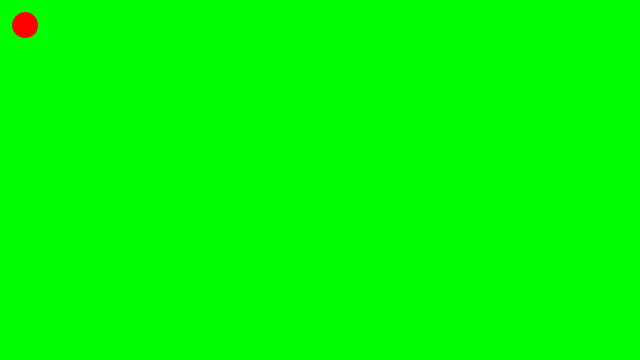
Frame 1 (no input)
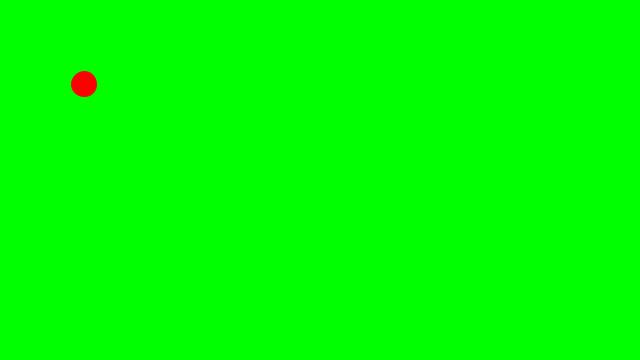
Frame 60 (the mouse pressed at the canvas centre just before this capture)
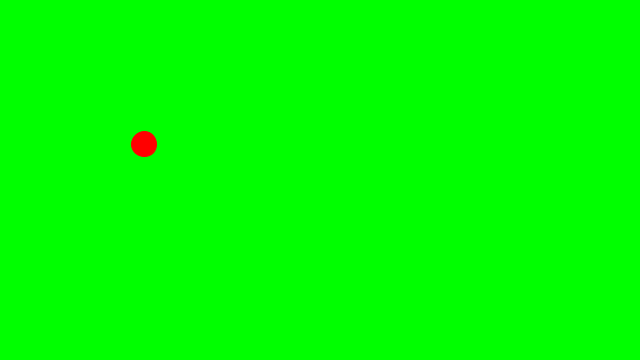
Frame 120 (the mouse held since frame 60 and released just before this capture)

The Processing sketch that drew these frames (run headless with seeded random() and noise(); from frame 60 on, the mouse is pressed at the canvas centre):

// Processing sketch: sketch_04__Variables
// ── sketch_04__Variables.pde
int rad;
float circleX;
float circleY;
int windowL;
int windowH;
float speedX;
float speedY;

// Only gets executed once
void setup() {
  // Create a window
  size(640, 360);
  // Set BG once
  background(0, 255, 0);
  
  // Initialize variables
  rad = 25;
  circleX = random(rad, windowL - rad);
  circleY = random(rad, windowH - rad);
  speedX = 1;
  speedY = 1;
  windowL = 640;
  windowH = 360;
}

void draw() {
  
  // Set background
  background(0, 255, 0);
  
  // Specify the border color
  stroke(255, 0, 0);
  
  // Draw a circle
  fill(255, 0, 0);
  ellipse(circleX, circleY, rad, rad);
  
  // Moving the circle
  circleX = circleX + speedX;
  circleY = circleY + speedY;
  
  println("Circle (X,Y): (" + circleX + ", " + circleY + ")");
  println("Window L: " + windowL);
  
  // Logic for bouncing ball
  if ((circleX > (windowL - rad/2)) || (circleX < rad/2)) {
    speedX = speedX * -1;
  } else if ((circleY > (windowH - rad/2)) || (circleY < rad/2)) {
    speedY = speedY * -1;
  }
}
